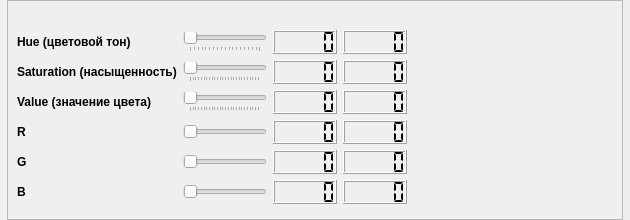
<?xml version="1.0" encoding="UTF-8"?>
<ui version="4.0">
 <class>Show_HSV_color</class>
 <widget class="QWidget" name="Show_HSV_color">
  <property name="geometry">
   <rect>
    <x>0</x>
    <y>0</y>
    <width>630</width>
    <height>218</height>
   </rect>
  </property>
  <property name="sizePolicy">
   <sizepolicy hsizetype="Preferred" vsizetype="Fixed">
    <horstretch>0</horstretch>
    <verstretch>0</verstretch>
   </sizepolicy>
  </property>
  <layout class="QHBoxLayout" name="horizontalLayout">
   <property name="leftMargin">
    <number>0</number>
   </property>
   <property name="topMargin">
    <number>0</number>
   </property>
   <property name="rightMargin">
    <number>0</number>
   </property>
   <property name="bottomMargin">
    <number>0</number>
   </property>
   <item>
    <layout class="QVBoxLayout" name="verticalLayout_2">
     <item>
      <widget class="QFrame" name="frame">
       <property name="sizePolicy">
        <sizepolicy hsizetype="Fixed" vsizetype="Fixed">
         <horstretch>0</horstretch>
         <verstretch>0</verstretch>
        </sizepolicy>
       </property>
       <property name="frameShape">
        <enum>QFrame::StyledPanel</enum>
       </property>
       <property name="frameShadow">
        <enum>QFrame::Raised</enum>
       </property>
       <layout class="QHBoxLayout" name="horizontalLayout_2">
        <item>
         <layout class="QGridLayout" name="gridLayout">
          <item row="1" column="1">
           <widget class="QSlider" name="sl_H">
            <property name="sizePolicy">
             <sizepolicy hsizetype="Fixed" vsizetype="Fixed">
              <horstretch>0</horstretch>
              <verstretch>0</verstretch>
             </sizepolicy>
            </property>
            <property name="maximum">
             <number>179</number>
            </property>
            <property name="orientation">
             <enum>Qt::Horizontal</enum>
            </property>
            <property name="tickPosition">
             <enum>QSlider::TicksBelow</enum>
            </property>
           </widget>
          </item>
          <item row="4" column="0">
           <widget class="QLabel" name="label">
            <property name="sizePolicy">
             <sizepolicy hsizetype="Fixed" vsizetype="Preferred">
              <horstretch>0</horstretch>
              <verstretch>0</verstretch>
             </sizepolicy>
            </property>
            <property name="font">
             <font>
              <weight>75</weight>
              <bold>true</bold>
             </font>
            </property>
            <property name="text">
             <string>R</string>
            </property>
           </widget>
          </item>
          <item row="6" column="3">
           <widget class="QLCDNumber" name="lcd_B_hex">
            <property name="sizePolicy">
             <sizepolicy hsizetype="Fixed" vsizetype="Minimum">
              <horstretch>0</horstretch>
              <verstretch>0</verstretch>
             </sizepolicy>
            </property>
            <property name="minimumSize">
             <size>
              <width>0</width>
              <height>24</height>
             </size>
            </property>
            <property name="segmentStyle">
             <enum>QLCDNumber::Flat</enum>
            </property>
           </widget>
          </item>
          <item row="3" column="1">
           <widget class="QSlider" name="sl_V">
            <property name="sizePolicy">
             <sizepolicy hsizetype="Fixed" vsizetype="Fixed">
              <horstretch>0</horstretch>
              <verstretch>0</verstretch>
             </sizepolicy>
            </property>
            <property name="maximum">
             <number>255</number>
            </property>
            <property name="orientation">
             <enum>Qt::Horizontal</enum>
            </property>
            <property name="tickPosition">
             <enum>QSlider::TicksBelow</enum>
            </property>
           </widget>
          </item>
          <item row="5" column="2">
           <widget class="QLCDNumber" name="lcd_G">
            <property name="sizePolicy">
             <sizepolicy hsizetype="Fixed" vsizetype="Minimum">
              <horstretch>0</horstretch>
              <verstretch>0</verstretch>
             </sizepolicy>
            </property>
            <property name="minimumSize">
             <size>
              <width>0</width>
              <height>24</height>
             </size>
            </property>
            <property name="segmentStyle">
             <enum>QLCDNumber::Flat</enum>
            </property>
           </widget>
          </item>
          <item row="4" column="2">
           <widget class="QLCDNumber" name="lcd_R">
            <property name="sizePolicy">
             <sizepolicy hsizetype="Fixed" vsizetype="Minimum">
              <horstretch>0</horstretch>
              <verstretch>0</verstretch>
             </sizepolicy>
            </property>
            <property name="minimumSize">
             <size>
              <width>0</width>
              <height>24</height>
             </size>
            </property>
            <property name="segmentStyle">
             <enum>QLCDNumber::Flat</enum>
            </property>
           </widget>
          </item>
          <item row="5" column="0">
           <widget class="QLabel" name="label_2">
            <property name="sizePolicy">
             <sizepolicy hsizetype="Fixed" vsizetype="Preferred">
              <horstretch>0</horstretch>
              <verstretch>0</verstretch>
             </sizepolicy>
            </property>
            <property name="font">
             <font>
              <weight>75</weight>
              <bold>true</bold>
             </font>
            </property>
            <property name="text">
             <string>G</string>
            </property>
           </widget>
          </item>
          <item row="4" column="1">
           <widget class="QSlider" name="sl_R">
            <property name="sizePolicy">
             <sizepolicy hsizetype="Fixed" vsizetype="Fixed">
              <horstretch>0</horstretch>
              <verstretch>0</verstretch>
             </sizepolicy>
            </property>
            <property name="orientation">
             <enum>Qt::Horizontal</enum>
            </property>
           </widget>
          </item>
          <item row="2" column="0">
           <widget class="QLabel" name="label_4">
            <property name="sizePolicy">
             <sizepolicy hsizetype="Fixed" vsizetype="Preferred">
              <horstretch>0</horstretch>
              <verstretch>0</verstretch>
             </sizepolicy>
            </property>
            <property name="font">
             <font>
              <weight>75</weight>
              <bold>true</bold>
             </font>
            </property>
            <property name="text">
             <string>Saturation (насыщенность)</string>
            </property>
           </widget>
          </item>
          <item row="1" column="3">
           <widget class="QLCDNumber" name="lcd_H_hex">
            <property name="sizePolicy">
             <sizepolicy hsizetype="Fixed" vsizetype="Minimum">
              <horstretch>0</horstretch>
              <verstretch>0</verstretch>
             </sizepolicy>
            </property>
            <property name="minimumSize">
             <size>
              <width>0</width>
              <height>24</height>
             </size>
            </property>
            <property name="segmentStyle">
             <enum>QLCDNumber::Flat</enum>
            </property>
           </widget>
          </item>
          <item row="2" column="3">
           <widget class="QLCDNumber" name="lcd_S_hex">
            <property name="sizePolicy">
             <sizepolicy hsizetype="Fixed" vsizetype="Minimum">
              <horstretch>0</horstretch>
              <verstretch>0</verstretch>
             </sizepolicy>
            </property>
            <property name="minimumSize">
             <size>
              <width>0</width>
              <height>24</height>
             </size>
            </property>
            <property name="segmentStyle">
             <enum>QLCDNumber::Flat</enum>
            </property>
           </widget>
          </item>
          <item row="3" column="3">
           <widget class="QLCDNumber" name="lcd_V_hex">
            <property name="sizePolicy">
             <sizepolicy hsizetype="Fixed" vsizetype="Minimum">
              <horstretch>0</horstretch>
              <verstretch>0</verstretch>
             </sizepolicy>
            </property>
            <property name="minimumSize">
             <size>
              <width>0</width>
              <height>24</height>
             </size>
            </property>
            <property name="segmentStyle">
             <enum>QLCDNumber::Flat</enum>
            </property>
           </widget>
          </item>
          <item row="3" column="0">
           <widget class="QLabel" name="label_3">
            <property name="sizePolicy">
             <sizepolicy hsizetype="Fixed" vsizetype="Preferred">
              <horstretch>0</horstretch>
              <verstretch>0</verstretch>
             </sizepolicy>
            </property>
            <property name="font">
             <font>
              <weight>75</weight>
              <bold>true</bold>
             </font>
            </property>
            <property name="text">
             <string>Value (значение цвета)</string>
            </property>
           </widget>
          </item>
          <item row="2" column="2">
           <widget class="QLCDNumber" name="lcd_S">
            <property name="sizePolicy">
             <sizepolicy hsizetype="Fixed" vsizetype="Minimum">
              <horstretch>0</horstretch>
              <verstretch>0</verstretch>
             </sizepolicy>
            </property>
            <property name="minimumSize">
             <size>
              <width>0</width>
              <height>24</height>
             </size>
            </property>
            <property name="segmentStyle">
             <enum>QLCDNumber::Flat</enum>
            </property>
           </widget>
          </item>
          <item row="2" column="1">
           <widget class="QSlider" name="sl_S">
            <property name="sizePolicy">
             <sizepolicy hsizetype="Fixed" vsizetype="Fixed">
              <horstretch>0</horstretch>
              <verstretch>0</verstretch>
             </sizepolicy>
            </property>
            <property name="maximum">
             <number>255</number>
            </property>
            <property name="orientation">
             <enum>Qt::Horizontal</enum>
            </property>
            <property name="tickPosition">
             <enum>QSlider::TicksBelow</enum>
            </property>
           </widget>
          </item>
          <item row="1" column="2">
           <widget class="QLCDNumber" name="lcd_H">
            <property name="sizePolicy">
             <sizepolicy hsizetype="Fixed" vsizetype="Minimum">
              <horstretch>0</horstretch>
              <verstretch>0</verstretch>
             </sizepolicy>
            </property>
            <property name="minimumSize">
             <size>
              <width>0</width>
              <height>24</height>
             </size>
            </property>
            <property name="segmentStyle">
             <enum>QLCDNumber::Flat</enum>
            </property>
           </widget>
          </item>
          <item row="5" column="3">
           <widget class="QLCDNumber" name="lcd_G_hex">
            <property name="sizePolicy">
             <sizepolicy hsizetype="Fixed" vsizetype="Minimum">
              <horstretch>0</horstretch>
              <verstretch>0</verstretch>
             </sizepolicy>
            </property>
            <property name="minimumSize">
             <size>
              <width>0</width>
              <height>24</height>
             </size>
            </property>
            <property name="segmentStyle">
             <enum>QLCDNumber::Flat</enum>
            </property>
           </widget>
          </item>
          <item row="6" column="0">
           <widget class="QLabel" name="label_6">
            <property name="sizePolicy">
             <sizepolicy hsizetype="Fixed" vsizetype="Preferred">
              <horstretch>0</horstretch>
              <verstretch>0</verstretch>
             </sizepolicy>
            </property>
            <property name="font">
             <font>
              <weight>75</weight>
              <bold>true</bold>
             </font>
            </property>
            <property name="text">
             <string>B</string>
            </property>
           </widget>
          </item>
          <item row="6" column="2">
           <widget class="QLCDNumber" name="lcd_B">
            <property name="sizePolicy">
             <sizepolicy hsizetype="Fixed" vsizetype="Minimum">
              <horstretch>0</horstretch>
              <verstretch>0</verstretch>
             </sizepolicy>
            </property>
            <property name="minimumSize">
             <size>
              <width>0</width>
              <height>24</height>
             </size>
            </property>
            <property name="segmentStyle">
             <enum>QLCDNumber::Flat</enum>
            </property>
           </widget>
          </item>
          <item row="6" column="1">
           <widget class="QSlider" name="sl_B">
            <property name="sizePolicy">
             <sizepolicy hsizetype="Fixed" vsizetype="Fixed">
              <horstretch>0</horstretch>
              <verstretch>0</verstretch>
             </sizepolicy>
            </property>
            <property name="orientation">
             <enum>Qt::Horizontal</enum>
            </property>
           </widget>
          </item>
          <item row="4" column="3">
           <widget class="QLCDNumber" name="lcd_R_hex">
            <property name="sizePolicy">
             <sizepolicy hsizetype="Fixed" vsizetype="Minimum">
              <horstretch>0</horstretch>
              <verstretch>0</verstretch>
             </sizepolicy>
            </property>
            <property name="minimumSize">
             <size>
              <width>0</width>
              <height>24</height>
             </size>
            </property>
            <property name="segmentStyle">
             <enum>QLCDNumber::Flat</enum>
            </property>
           </widget>
          </item>
          <item row="5" column="1">
           <widget class="QSlider" name="sl_G">
            <property name="sizePolicy">
             <sizepolicy hsizetype="Fixed" vsizetype="Fixed">
              <horstretch>0</horstretch>
              <verstretch>0</verstretch>
             </sizepolicy>
            </property>
            <property name="orientation">
             <enum>Qt::Horizontal</enum>
            </property>
           </widget>
          </item>
          <item row="3" column="2">
           <widget class="QLCDNumber" name="lcd_V">
            <property name="sizePolicy">
             <sizepolicy hsizetype="Fixed" vsizetype="Minimum">
              <horstretch>0</horstretch>
              <verstretch>0</verstretch>
             </sizepolicy>
            </property>
            <property name="minimumSize">
             <size>
              <width>0</width>
              <height>24</height>
             </size>
            </property>
            <property name="segmentStyle">
             <enum>QLCDNumber::Flat</enum>
            </property>
           </widget>
          </item>
          <item row="1" column="0">
           <widget class="QLabel" name="label_5">
            <property name="sizePolicy">
             <sizepolicy hsizetype="Fixed" vsizetype="Preferred">
              <horstretch>0</horstretch>
              <verstretch>0</verstretch>
             </sizepolicy>
            </property>
            <property name="font">
             <font>
              <weight>75</weight>
              <bold>true</bold>
             </font>
            </property>
            <property name="text">
             <string>Hue (цветовой тон)</string>
            </property>
           </widget>
          </item>
          <item row="0" column="0" colspan="4">
           <widget class="QLabel" name="color_label">
            <property name="sizePolicy">
             <sizepolicy hsizetype="Preferred" vsizetype="Fixed">
              <horstretch>0</horstretch>
              <verstretch>0</verstretch>
             </sizepolicy>
            </property>
           </widget>
          </item>
         </layout>
        </item>
        <item>
         <widget class="Color_widget" name="color_widget" native="true">
          <property name="minimumSize">
           <size>
            <width>200</width>
            <height>200</height>
           </size>
          </property>
         </widget>
        </item>
       </layout>
      </widget>
     </item>
    </layout>
   </item>
  </layout>
 </widget>
 <customwidgets>
  <customwidget>
   <class>Color_widget</class>
   <extends>QWidget</extends>
   <header>color_widget.hpp</header>
   <container>1</container>
  </customwidget>
 </customwidgets>
 <tabstops>
  <tabstop>sl_H</tabstop>
  <tabstop>sl_S</tabstop>
  <tabstop>sl_V</tabstop>
  <tabstop>sl_R</tabstop>
  <tabstop>sl_G</tabstop>
  <tabstop>sl_B</tabstop>
 </tabstops>
 <resources/>
 <connections/>
</ui>
